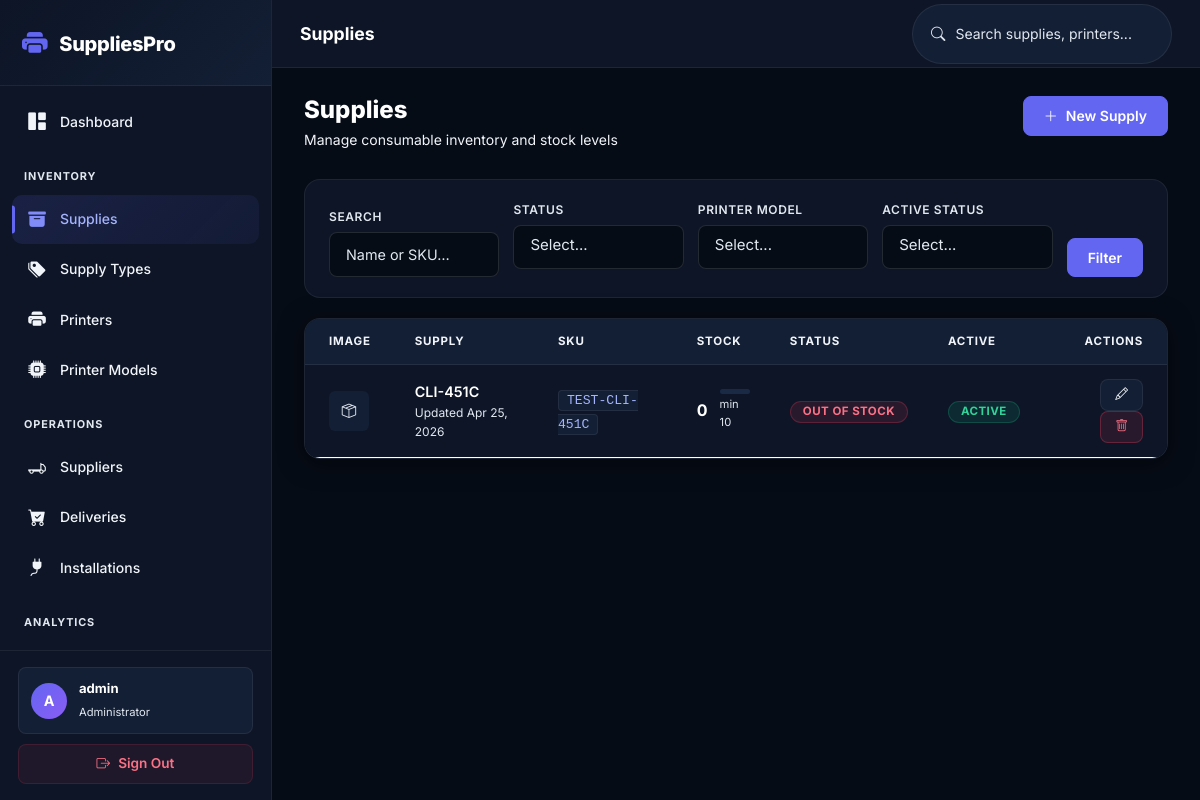
The app's page /supplies/ (signed in), older data.
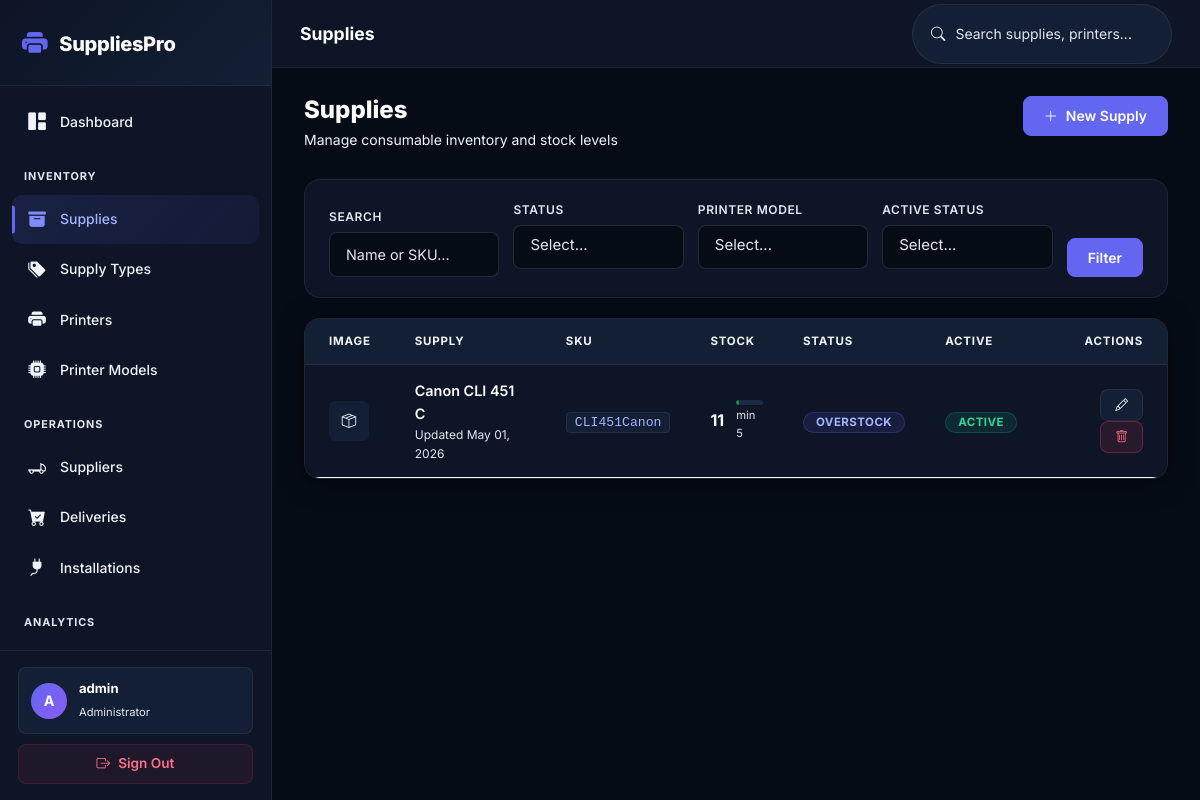
The same page, newer data.
### inventory/models.py (models this page shows, shortened)
class Supply(models.Model):
    STATUS_CHOICES = [
        ('out_of_stock', 'Out of Stock'),
        ('low_stock', 'Low Stock'),
        ('normal', 'Normal'),
        ('overstock', 'Overstock'),
    ]
    name = models.CharField(max_length=200)
    name_slug = models.CharField(max_length=200, null=True, blank=True)
    sku = models.CharField(max_length=100, unique=True)
    supply_type = models.ForeignKey(SupplyType, on_delete=models.SET_NULL, null=True, blank=True, related_name='supplies')
    description = models.TextField(blank=True)
    printer_models = models.ManyToManyField(PrinterModel, related_name='supplies')
    suppliers = models.ManyToManyField(Supplier, blank=True, related_name='supplies')
    current_stock = models.IntegerField(default=0, validators=[MinValueValidator(0)])
    low_stock_threshold = models.IntegerField(default=10, validators=[MinValueValidator(0)])
    max_stock_threshold = models.IntegerField(null=True, blank=True, validators=[MinValueValidator(1)])
    unit_price = models.DecimalField(max_digits=10, decimal_places=2, null=True, blank=True, validators=[MinValueValidator(Decimal('0.01'))])
    image = models.ImageField(upload_to='supplies/', blank=True, null=True)
    is_active = models.BooleanField(default=True)
    created_at = models.DateTimeField(auto_now_add=True)
    updated_at = models.DateTimeField(auto_now=True)
    class Meta:
        ordering = ['name']
    @property
    def status(self):
        if self.current_stock == 0:
            return 'out_of_stock'
        elif self.max_stock_threshold and self.current_stock > self.max_stock_threshold:
            return 'overstock'
        elif self.current_stock <= self.low_stock_threshold:
            return 'low_stock'
        return 'normal'

### inventory/views.py (the view, shortened to what this page needs)
# urls.py: path('supplies/', views.SupplyListView.as_view(), name='supply_list'),
class SupplyListView(LoginRequiredMixin, ListView):
    model = Supply
    template_name = 'inventory/supply_list.html'
    paginate_by = 20
    context_object_name = 'supplies'
    def get_queryset(self):
        queryset = Supply.objects.all().order_by('name')
        query = self.request.GET.get('q')
        status = self.request.GET.get('status')
        printer_model = self.request.GET.get('printer_model')
        supplier = self.request.GET.get('supplier')
        is_active = self.request.GET.get('is_active')
        if is_active == 'active':
            queryset = queryset.filter(is_active=True)
        elif is_active == 'inactive':
            queryset = queryset.filter(is_active=False)
        if query:
            queryset = queryset.filter(
                Q(name__icontains=query) | Q(sku__icontains=query)
            )
        if printer_model:
            queryset = queryset.filter(printer_models__id=printer_model)
        if supplier:
            queryset = queryset.filter(suppliers__id=supplier)
        return queryset.select_related()
    def get_context_data(self, **kwargs):
        context = super().get_context_data(**kwargs)
        context['printer_models'] = PrinterModel.objects.all()
        context['suppliers'] = Supplier.objects.filter(is_active=True)
        return context

### inventory/models.py (called while the page is built)
    def __str__(self):
        return f"{self.manufacturer} {self.name}"

### rbac/services.py (called while the page is built)
def get_user_permissions(user):
    if not user.is_authenticated:
        return set()
    cache_key = f'user_permissions_{user.pk}'
    permissions = cache.get(cache_key)
    if permissions is None:
        permissions = set()
        user_roles = Role.objects.filter(user_roles__user=user)
        for role in user_roles:
            for perm in role.permissions.all():
                permissions.add(perm.code)
        cache.set(cache_key, permissions, timeout=3600)
    return permissions

def get_user_roles(user):
    if not user.is_authenticated:
        return Role.objects.none()
    return Role.objects.filter(user_roles__user=user)

### templates/inventory/supply_list.html (shortened to what the changed rows need)
{% extends "base.html" %}
{% block page_title %}Supplies{% endblock %}
{% block content %}
<div class="page-header">
    <div>
        <h2>Supplies</h2>
    </div>
</div>
<div class="table-wrapper">
    <table class="table">
        <thead>
            <tr>
                <th style="padding-left:24px;">Image</th>
                <th style="padding-left:24px;">Supply</th>
                <th>SKU</th>
                <th>Stock</th>
                <th>Status</th>
                <th>Active</th>
                <th class="text-end" style="padding-right:24px;">Actions</th>
            </tr>
        </thead>
        <tbody>
            {% for supply in supplies %}
            <tr>
                <td style="padding-left:24px; width: 60px;">
                    {% if supply.image %}
                    <a href="{% url 'supply_detail' supply.pk %}">
                        <img src="{{ supply.image.url }}" alt="{{ supply.name }}" style="width: 40px; height: 40px; object-fit: cover; border-radius: 6px;">
                    </a>
                    {% else %}
                    <a href="{% url 'supply_detail' supply.pk %}">
                        <div style="width: 40px; height: 40px; background: var(--surface-2); border-radius: 6px; display: flex; align-items: center; justify-content: center;">
                            <i class="bi bi-box-seam" style="color: var(--text-3);"></i>
                        </div>
                    </a>
                    {% endif %}
                </td>
                <td style="padding-left:24px;">
                    <a href="{% url 'supply_detail' supply.pk %}" style="font-weight:600; color:var(--text-1);">{{ supply.name }}</a>
                    <div style="font-size:.75rem; color:var(--text-3);">Updated {{ supply.updated_at|date:"M d, Y" }}</div>
                </td>
                <td><code>{{ supply.sku }}</code></td>
                <td>
                    <div style="display:flex; align-items:center; gap:12px;">
                        <span style="font-weight:700; font-size:1rem;">{{ supply.current_stock }}</span>
                        <div style="flex:1; max-width:80px;">
                            <div class="progress" style="height:5px; border-radius:99px;">
                                <div class="progress-bar {% if supply.status == 'out_of_stock' %}bg-danger{% elif supply.status == 'low_stock' %}bg-warning{% else %}bg-success{% endif %}"
                                     style="width:{% if supply.current_stock > 100 %}100{% else %}{{ supply.current_stock }}{% endif %}%;">
                                </div>
                            </div>
                            <div style="font-size:.7rem; color:var(--text-3); margin-top:2px;">min {{ supply.low_stock_threshold }}</div>
                        </div>
                    </div>
                </td>
                <td>
                    {% if supply.status == 'out_of_stock' %}<span class="badge badge-danger">Out of Stock</span>
                    {% elif supply.status == 'low_stock'  %}<span class="badge badge-warning">Low Stock</span>
                    {% elif supply.status == 'overstock'  %}<span class="badge badge-primary">Overstock</span>
                    {% else %}<span class="badge badge-success">Normal</span>{% endif %}
                </td>
                <td>
                    {% if supply.is_active %}<span class="badge badge-success">Active</span>
                    {% else %}<span class="badge badge-muted">Inactive</span>{% endif %}
                </td>
                <td style="text-align:right; padding-right:24px;">
                    <a href="{% url 'supply_update' supply.pk %}" class="btn btn-ghost btn-sm" title="Edit">
                        <i class="bi bi-pencil"></i>
                    </a>
                    <a href="{% url 'supply_delete' supply.pk %}" class="btn btn-danger btn-sm ms-1" title="Delete">
                        <i class="bi bi-trash"></i>
                    </a>
                </td>
            </tr>
            {% endfor %}
        </tbody>
    </table>
</div>
{% endblock %}

Row changes from the older to the newer data that the page shows:
changed Supply: name "CLI-451C" → "Canon CLI 451 C"; updated_at "Apr 25, 2026" → "May 01, 2026"; sku "TEST-CLI-451C" → "CLI451Canon"; current_stock "0" → "11"; low_stock_threshold "10" → "5"; current_stock "OUT OF STOCK" → "OVERSTOCK"
